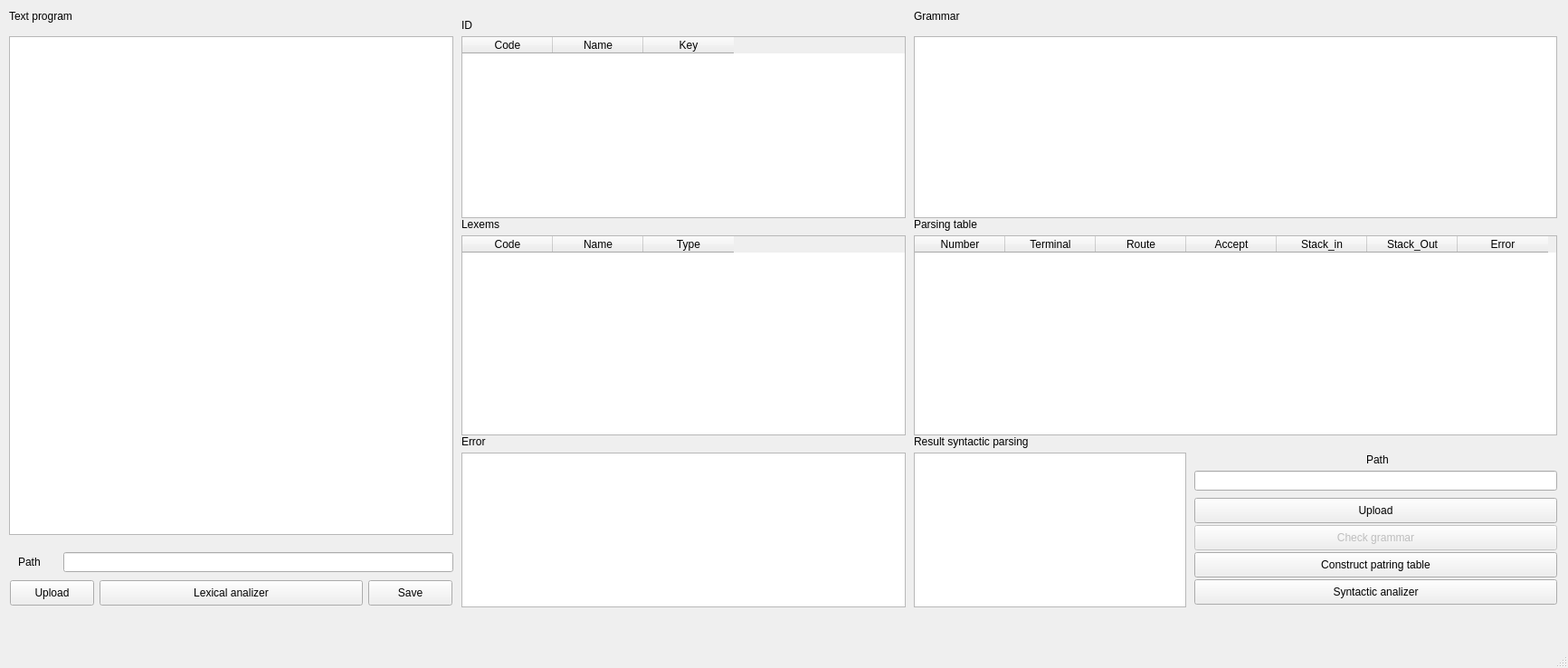
<?xml version="1.0" encoding="UTF-8"?>
<ui version="4.0">
 <class>MainWindow</class>
 <widget class="QMainWindow" name="MainWindow">
  <property name="geometry">
   <rect>
    <x>0</x>
    <y>0</y>
    <width>1733</width>
    <height>738</height>
   </rect>
  </property>
  <property name="windowTitle">
   <string>MainWindow</string>
  </property>
  <widget class="QWidget" name="centralwidget">
   <widget class="QTextEdit" name="textEdit">
    <property name="geometry">
     <rect>
      <x>10</x>
      <y>40</y>
      <width>491</width>
      <height>551</height>
     </rect>
    </property>
   </widget>
   <widget class="QPushButton" name="pushButton">
    <property name="geometry">
     <rect>
      <x>407</x>
      <y>641</y>
      <width>93</width>
      <height>28</height>
     </rect>
    </property>
    <property name="text">
     <string>Save</string>
    </property>
   </widget>
   <widget class="QPushButton" name="pushButton_2">
    <property name="geometry">
     <rect>
      <x>11</x>
      <y>641</y>
      <width>93</width>
      <height>28</height>
     </rect>
    </property>
    <property name="text">
     <string>Upload</string>
    </property>
   </widget>
   <widget class="QPushButton" name="pushButton_3">
    <property name="geometry">
     <rect>
      <x>110</x>
      <y>641</y>
      <width>291</width>
      <height>28</height>
     </rect>
    </property>
    <property name="text">
     <string>Lexical analizer</string>
    </property>
   </widget>
   <widget class="QLabel" name="label">
    <property name="geometry">
     <rect>
      <x>20</x>
      <y>610</y>
      <width>71</width>
      <height>21</height>
     </rect>
    </property>
    <property name="text">
     <string>Path</string>
    </property>
   </widget>
   <widget class="QLineEdit" name="lineEdit">
    <property name="geometry">
     <rect>
      <x>70</x>
      <y>610</y>
      <width>431</width>
      <height>22</height>
     </rect>
    </property>
   </widget>
   <widget class="QTableWidget" name="tableWidget">
    <property name="geometry">
     <rect>
      <x>510</x>
      <y>260</y>
      <width>491</width>
      <height>221</height>
     </rect>
    </property>
    <column>
     <property name="text">
      <string>Code</string>
     </property>
    </column>
    <column>
     <property name="text">
      <string>Name</string>
     </property>
    </column>
    <column>
     <property name="text">
      <string>Type</string>
     </property>
    </column>
   </widget>
   <widget class="QTableWidget" name="tableWidget_2">
    <property name="geometry">
     <rect>
      <x>510</x>
      <y>40</y>
      <width>491</width>
      <height>201</height>
     </rect>
    </property>
    <column>
     <property name="text">
      <string>Code</string>
     </property>
    </column>
    <column>
     <property name="text">
      <string>Name</string>
     </property>
    </column>
    <column>
     <property name="text">
      <string>Key</string>
     </property>
    </column>
   </widget>
   <widget class="QTableWidget" name="tableWidget_3">
    <property name="geometry">
     <rect>
      <x>510</x>
      <y>500</y>
      <width>491</width>
      <height>171</height>
     </rect>
    </property>
   </widget>
   <widget class="QLabel" name="label_2">
    <property name="geometry">
     <rect>
      <x>10</x>
      <y>10</y>
      <width>91</width>
      <height>16</height>
     </rect>
    </property>
    <property name="text">
     <string>Text program</string>
    </property>
   </widget>
   <widget class="QLabel" name="label_3">
    <property name="geometry">
     <rect>
      <x>510</x>
      <y>240</y>
      <width>55</width>
      <height>16</height>
     </rect>
    </property>
    <property name="text">
     <string>Lexems</string>
    </property>
   </widget>
   <widget class="QLabel" name="label_4">
    <property name="geometry">
     <rect>
      <x>510</x>
      <y>20</y>
      <width>55</width>
      <height>16</height>
     </rect>
    </property>
    <property name="text">
     <string>ID</string>
    </property>
   </widget>
   <widget class="QLabel" name="label_5">
    <property name="geometry">
     <rect>
      <x>510</x>
      <y>480</y>
      <width>55</width>
      <height>16</height>
     </rect>
    </property>
    <property name="text">
     <string>Error</string>
    </property>
   </widget>
   <widget class="QTextEdit" name="textEdit_2">
    <property name="geometry">
     <rect>
      <x>1010</x>
      <y>40</y>
      <width>711</width>
      <height>201</height>
     </rect>
    </property>
   </widget>
   <widget class="QLabel" name="label_6">
    <property name="geometry">
     <rect>
      <x>1010</x>
      <y>10</y>
      <width>55</width>
      <height>16</height>
     </rect>
    </property>
    <property name="text">
     <string>Grammar</string>
    </property>
   </widget>
   <widget class="QTableWidget" name="tableWidget_4">
    <property name="geometry">
     <rect>
      <x>1010</x>
      <y>260</y>
      <width>711</width>
      <height>221</height>
     </rect>
    </property>
    <column>
     <property name="text">
      <string>Number</string>
     </property>
    </column>
    <column>
     <property name="text">
      <string>Terminal</string>
     </property>
    </column>
    <column>
     <property name="text">
      <string>Route</string>
     </property>
    </column>
    <column>
     <property name="text">
      <string>Accept</string>
     </property>
    </column>
    <column>
     <property name="text">
      <string>Stack_in</string>
     </property>
    </column>
    <column>
     <property name="text">
      <string>Stack_Out</string>
     </property>
    </column>
    <column>
     <property name="text">
      <string>Error</string>
     </property>
    </column>
   </widget>
   <widget class="QLabel" name="label_7">
    <property name="geometry">
     <rect>
      <x>1010</x>
      <y>240</y>
      <width>101</width>
      <height>16</height>
     </rect>
    </property>
    <property name="text">
     <string>Parsing table</string>
    </property>
   </widget>
   <widget class="QTextEdit" name="textEdit_3">
    <property name="geometry">
     <rect>
      <x>1010</x>
      <y>500</y>
      <width>301</width>
      <height>171</height>
     </rect>
    </property>
   </widget>
   <widget class="QLabel" name="label_8">
    <property name="geometry">
     <rect>
      <x>1010</x>
      <y>480</y>
      <width>151</width>
      <height>16</height>
     </rect>
    </property>
    <property name="text">
     <string>Result syntactic parsing</string>
    </property>
   </widget>
   <widget class="QPushButton" name="pushButton_6">
    <property name="enabled">
     <bool>false</bool>
    </property>
    <property name="geometry">
     <rect>
      <x>1320</x>
      <y>580</y>
      <width>401</width>
      <height>28</height>
     </rect>
    </property>
    <property name="text">
     <string>Check grammar</string>
    </property>
   </widget>
   <widget class="QPushButton" name="pushButton_7">
    <property name="geometry">
     <rect>
      <x>1320</x>
      <y>610</y>
      <width>401</width>
      <height>28</height>
     </rect>
    </property>
    <property name="text">
     <string>Construct patring table</string>
    </property>
   </widget>
   <widget class="QPushButton" name="pushButton_8">
    <property name="geometry">
     <rect>
      <x>1320</x>
      <y>640</y>
      <width>401</width>
      <height>28</height>
     </rect>
    </property>
    <property name="text">
     <string>Syntactic analizer</string>
    </property>
   </widget>
   <widget class="QLabel" name="label_9">
    <property name="geometry">
     <rect>
      <x>1510</x>
      <y>500</y>
      <width>31</width>
      <height>16</height>
     </rect>
    </property>
    <property name="text">
     <string>Path</string>
    </property>
   </widget>
   <widget class="QLineEdit" name="lineEdit_2">
    <property name="geometry">
     <rect>
      <x>1320</x>
      <y>520</y>
      <width>401</width>
      <height>22</height>
     </rect>
    </property>
   </widget>
   <widget class="QPushButton" name="pushButton_4">
    <property name="geometry">
     <rect>
      <x>1320</x>
      <y>550</y>
      <width>401</width>
      <height>28</height>
     </rect>
    </property>
    <property name="text">
     <string>Upload</string>
    </property>
   </widget>
  </widget>
  <widget class="QMenuBar" name="menubar">
   <property name="geometry">
    <rect>
     <x>0</x>
     <y>0</y>
     <width>1733</width>
     <height>26</height>
    </rect>
   </property>
  </widget>
  <widget class="QStatusBar" name="statusbar"/>
 </widget>
 <resources/>
 <connections/>
</ui>
